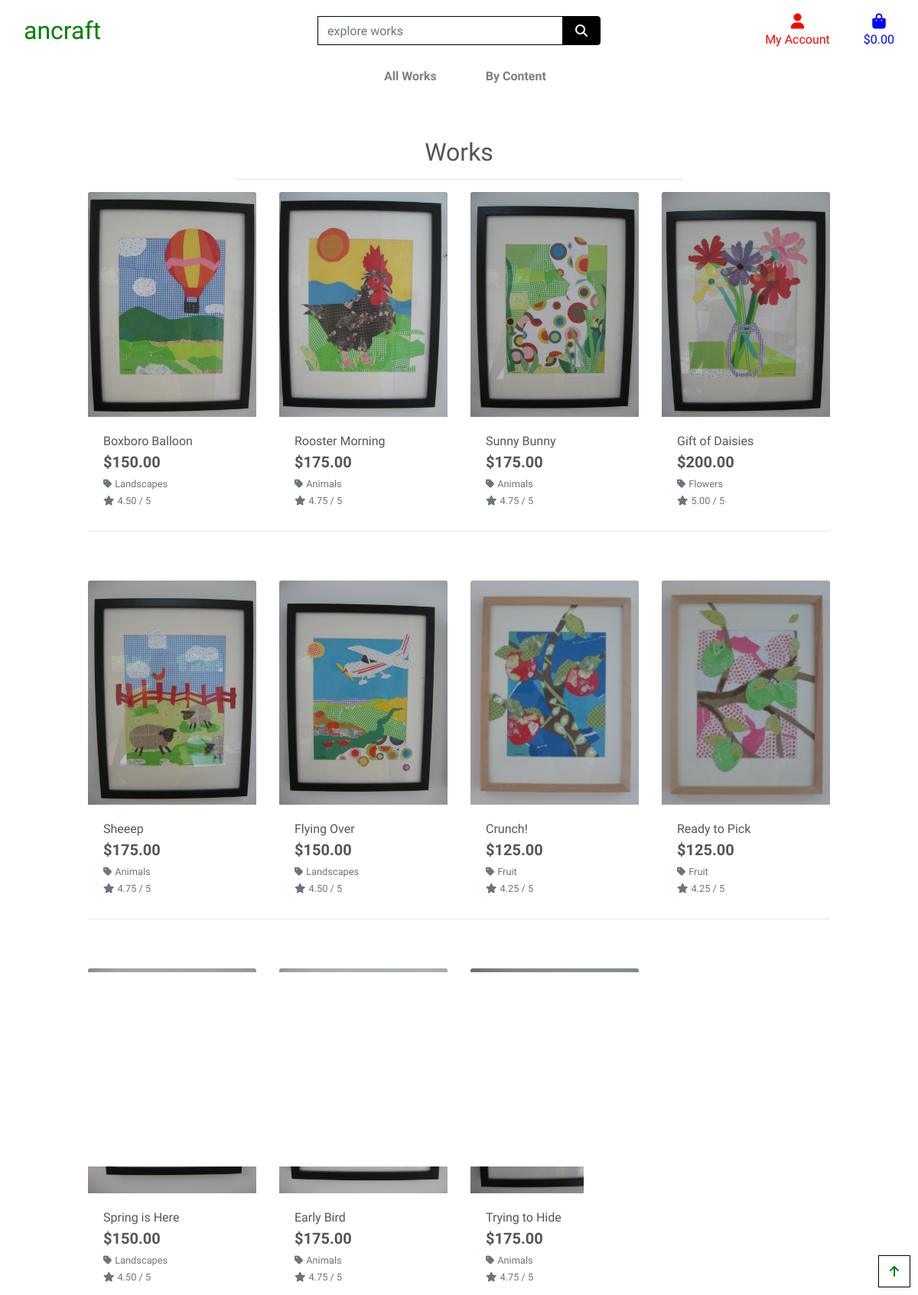
The app's page /works/ with its own data.
### works/models.py (models this page shows, shortened)
class Work(models.Model):
    class Meta:
        verbose_name_plural = 'Works'
    content = models.ForeignKey('Content', null=True, blank=True,
                                 on_delete=models.SET_NULL)
    name = models.CharField(max_length=254)
    description = models.TextField()
    price = models.DecimalField(max_digits=6, decimal_places=2)
    rating = models.DecimalField(max_digits=6, decimal_places=2, null=True,
                                 blank=True)
    image = models.ImageField(null=True, blank=True)

class Content(models.Model):
    class Meta:
        verbose_name_plural = 'Contents'
    name = models.CharField(max_length=254)

### works/views.py (the view, shortened to what this page needs)
# urls.py: path('', views.all_works, name='works'),
def all_works(request):
    works = Work.objects.all()
    query = None
    contents = None
    sort = None
    direction = None
    context = {
        'works': works,
        'search_term': query,
        'current_contents': contents,
    }
    return render(request, 'works/works.html', context)

### shoppingbag/contexts.py (called while the page is built, shortened)
def shoppingbag_sum(request):
    shoppingbag_items = []
    total = 0
    work_count = 0
    shoppingbag = request.session.get('shoppingbag', {})
    delivery = total * Decimal(settings.STANDARD_DELIVERY_PERCENTAGE / 100)
    grand_total = delivery + total
    context = {
        'shoppingbag_items': shoppingbag_items,
        'total': total,
        'work_count': work_count,
        'delivery': delivery,
        'grand_total': grand_total,
    }
    return context

### works/templates/works/works.html (shortened to what this page needs)
{% extends "base.html" %}
{% load static %}
{% block page_header %}
    <div class="container header-container">
    </div>
{% endblock %}
{% block content %}
    <div class="overlay"></div>
    <div class="container-fluid">
        <div class="row">
            <div class="col text-center mt-3">
                <h2 class="logo-font">Works</h2>
                <hr class="w-50 mb-1">
            </div>
        </div>
        <div class="row">
            <div class="works-container col-10 offset-1">
                <div class="row">
                    {% for work in works %}
                        <div class="col-sm-6 col-md-6 col-lg-4 col-xl-3">
                            <div class="card h-100 border-0">
                                {% if work.image %}
                                <a href="{% url 'work_item' work.id %}">
                                    <img class="card-img-top img-fluid" src="{{ work.image.url }}" alt="{{ work.name }}">
                                </a>
                                {% else %}
                                <a href="{% url 'work_item' work.id %}">
                                    <img class="card-img-top img-fluid" src="{{ MEDIA_URL }}noimage.png" alt="{{ work.name }}">
                                </a>
                                {% endif %}
                                <div class="card-body pb-0">
                                    <p class="mb-0">{{ work.name }}</p>
                                </div>
                                <div class="card-footer bg-white pt-0 border-0 text-left">
                                    <div class="row">
                                        <div class="col">
                                            <p class="lead mb-0 text-left font-weight-bold">${{ work.price }}</p>
                                            {% if work.content %}
                                                <p class="small mt-1 mb-0">
                                                    <a class="text-muted" href="{% url 'works' %}?content={{ work.content.name }}">
                                                        <i class="fas fa-tag mr-1"></i>{{ work.content.name }}
                                                    </a>
                                                </p>
                                            {% endif %}
                                            {% if work.rating %}
                                                <small class="text-muted"><i class="fas fa-star mr-1"></i>{{ work.rating }} / 5</small>
                                            {% else %}
                                                <small class="text-muted">No Rating</small>
                                            {% endif %}
                                        </div>
                                    </div>
                                </div>
                            </div>
                        </div>
                        {% if forloop.counter|divisibleby:4 %}
                            <div class="col-12 d-none d-xl-block mb-5">
                                <hr>
                            </div>
                        {% endif %}
                    {% endfor %}
                </div>
            </div>
        </div>
    </div>
    <div class="btt-button shadow-sm rounded-0 border border-black">
        <a class="btt-link d-flex h-100">
            <i class="fas fa-arrow-up text-green mx-auto my-auto"></i>
        </a>
    </div>
{% endblock %}

### static/css/base.css (style rules this page uses)
html { height: 100%; }
body { background: url('/media/homepage_background.jpg') no-repeat center center fixed; background-size: cover; backdrop-filter: blur(2.5px); position: relative; color: #555; font-family: 'Balsamiq Sans', cursive; }
.text-green { color: green !important; }
.border-black { border: 1px solid black !important; }
.overlay { height: 100%; width: 100%; top: 0; left: 0; position: absolute; background: white; z-index: -1; }
.btt-button { height: 42px; width: 42px; position: fixed; bottom: 10px; right: 10px; }
.btt-link { cursor: pointer; }
@media (min-width: 1200px) { .container { max-width: 80%; } }
@media (min-width: 992px) { .header-container { padding-top: 164px; } }

### records on screen
Work: image (picture), name "Boxboro Balloon", price "150.00", content.name "Landscapes", rating "4.50"
Work: image (picture), name "Rooster Morning", price "175.00", content.name "Animals", rating "4.75"
Work: image (picture), name "Sunny Bunny", price "175.00", content.name "Animals", rating "4.75"
Work: image (picture), name "Gift of Daisies", price "200.00", content.name "Flowers", rating "5.00"
Work: image (picture), name "Sheeep", price "175.00", content.name "Animals", rating "4.75"
Work: image (picture), name "Flying Over", price "150.00", content.name "Landscapes", rating "4.50"
Work: image (picture), name "Crunch!", price "125.00", content.name "Fruit", rating "4.25"
Work: image (picture), name "Ready to Pick", price "125.00", content.name "Fruit", rating "4.25"
Work: image (picture), name "Spring is Here", price "150.00", content.name "Landscapes", rating "4.50"
Work: image (picture), name "Early Bird", price "175.00", content.name "Animals", rating "4.75"
Work: image (picture), name "Trying to Hide", price "175.00", content.name "Animals", rating "4.75"
